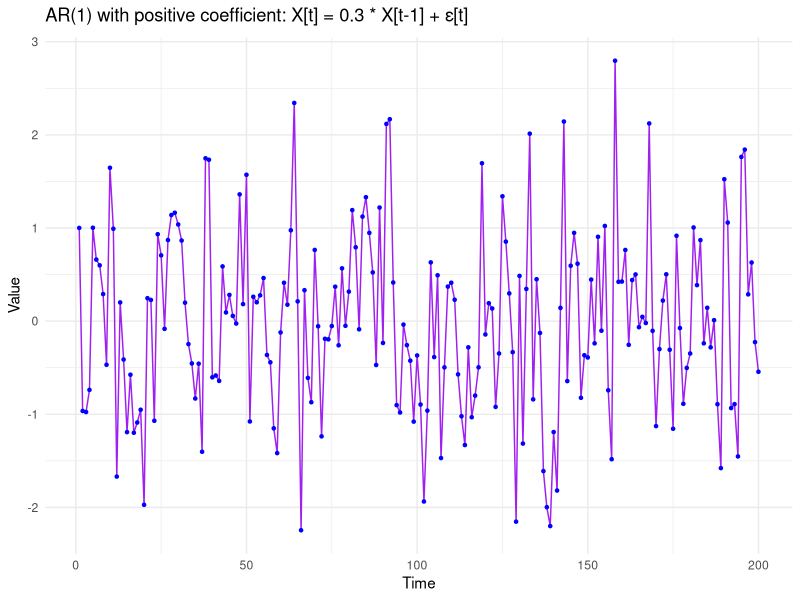
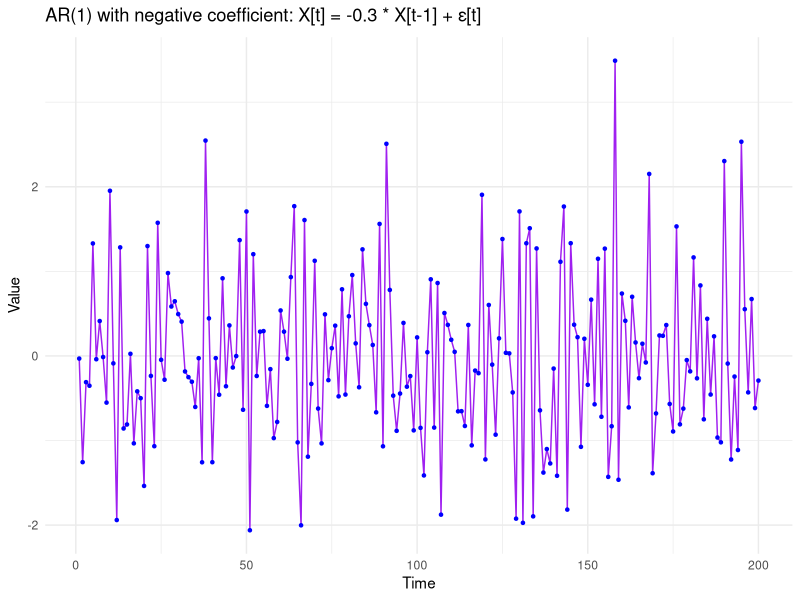
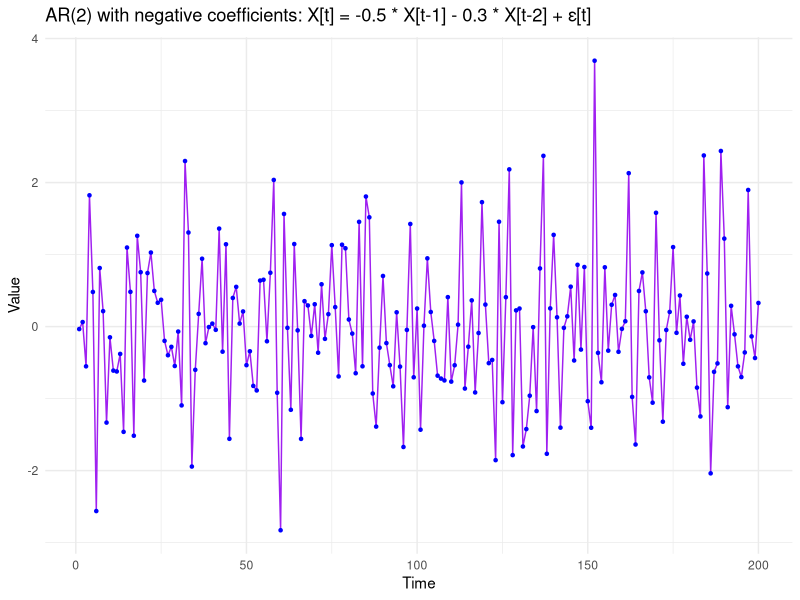
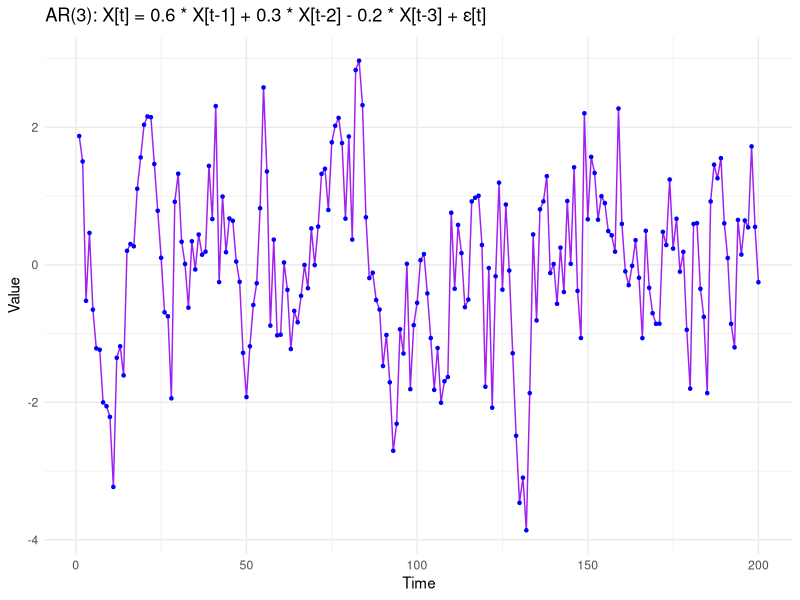

Reproduce these figures in R, in order.
## ---- chunk 1
knitr::opts_chunk$set(echo = TRUE)
## ---- chunk 2

library(ggplot2)
set.seed(123)
# Function to plot AR(1) process
plot_ar1_process <- function(ar_coeffs, title_expression) {
  # Generate AR(1) process
  ar_process <- as.numeric(arima.sim(model = list(ar = ar_coeffs), n = 200))
  
  # Create data frame for plotting
  plot_data <- data.frame(Time = 1:200, AR_Oscillatory = ar_process)
  
  ggplot(plot_data, aes(x = Time, y = AR_Oscillatory)) + 
    geom_line(color = "purple") + 
    geom_point(color = "blue", size = 3, shape = 20) + 
    labs(
      title = title_expression,
      x = "Time", 
      y = "Value"
    ) +
    theme_minimal()
}
## ---- chunk 3
set.seed(123)

pos_ar1_process <- function(ar_coeffs = 0.3,
                             title_expression = expression("AR(1) with positive coefficient: X[t] = 0.3 * X[t-1] + ε[t]")) {
  # Simulate AR(1) process
  ar_process <- as.numeric(arima.sim(model = list(ar = ar_coeffs), n = 200))
  
  # Create a data frame for plotting
  plot_data <- data.frame(Time = 1:200, AR_Oscillatory = ar_process)
  
  # Generate the plot using ggplot2
  ggplot(plot_data, aes(x = Time, y = AR_Oscillatory)) + 
    geom_line(color = "purple") + 
    geom_point(color = "blue", size = 1.5, shape = 20) + 
    labs(
      title = title_expression,
      x = "Time", 
      y = "Value"
    ) +
    theme_minimal()
}

pos_ar1_process()

## ---- chunk 4

set.seed(123)

neg_ar1_process <- function(ar_coeffs = -0.3,
                             title_expression = expression("AR(1) with negative coefficient: X[t] = -0.3 * X[t-1] + ε[t]")) {
  # Simulate AR(1) process
  ar_process <- as.numeric(arima.sim(model = list(ar = ar_coeffs), n = 200))
  
  # Create a data frame for plotting
  plot_data <- data.frame(Time = 1:200, AR_Oscillatory = ar_process)
  
  # Generate the plot using ggplot2
  ggplot(plot_data, aes(x = Time, y = AR_Oscillatory)) + 
    geom_line(color = "purple") + 
    geom_point(color = "blue", size = 1.5, shape = 20) + 
    labs(
      title = title_expression,
      x = "Time", 
      y = "Value"
    ) +
    theme_minimal()
}

neg_ar1_process()

## ---- chunk 5
set.seed(123)

# Function to plot AR(2) process with negative coefficients
neg_ar2_process <- function(ar_coeffs = c(-0.1, -0.3), 
                             title_expression = expression("AR(2) with negative coefficients: X[t] = -0.5 * X[t-1] - 0.3 * X[t-2] + ε[t]")) {
  # Generate AR(2) process
  ar_process <- as.numeric(arima.sim(model = list(ar = ar_coeffs), n = 200))
  
  # Create data frame for plotting
  plot_data <- data.frame(Time = 1:200, AR_Oscillatory = ar_process)
  
  # Generate the plot
  ggplot(plot_data, aes(x = Time, y = AR_Oscillatory)) + 
    geom_line(color = "purple") + 
    geom_point(color = "blue", size = 1.5, shape = 20) + 
    labs(
      title = title_expression,
      x = "Time", 
      y = "Value"
    ) +
    theme_minimal()
}

# Call the function to plot the AR(2) process
neg_ar2_process()
## ---- chunk 6
set.seed(123)
# Function to plot AR(1) process
plot_ar3_process <- function(ar_coeffs, title_expression) {
  # Generate AR(1) process
  ar_process <- as.numeric(arima.sim(model = list(ar = ar_coeffs), n = 200))
  
  # Create data frame for plotting
  plot_data <- data.frame(Time = 1:200, AR_Oscillatory = ar_process)
  
  ggplot(plot_data, aes(x = Time, y = AR_Oscillatory)) + 
    geom_line(color = "purple") + 
    geom_point(color = "blue", size = 3, shape = 20) + 
    labs(
      title = title_expression,
      x = "Time", 
      y = "Value"
    ) +
    theme_minimal()
}

## ---- chunk 7
set.seed(123)

# Function to plot AR(3) process
plot_ar3_process <- function(ar_coeffs = c(0.6, 0.3, -0.2), 
                             title_expression = expression("AR(3): X[t] = 0.6 * X[t-1] + 0.3 * X[t-2] - 0.2 * X[t-3] + ε[t]")) {
  # Generate AR(3) process
  ar_process <- as.numeric(arima.sim(model = list(ar = ar_coeffs), n = 200))
  
  # Create data frame for plotting
  plot_data <- data.frame(Time = 1:200, AR_Oscillatory = ar_process)
  
  # Generate the plot
  ggplot(plot_data, aes(x = Time, y = AR_Oscillatory)) + 
    geom_line(color = "purple") + 
    geom_point(color = "blue", size = 1.5, shape = 20) + 
    labs(
      title = title_expression,
      x = "Time", 
      y = "Value"
    ) +
    theme_minimal()
}

# Call the function to plot the AR(3) process
plot_ar3_process()
